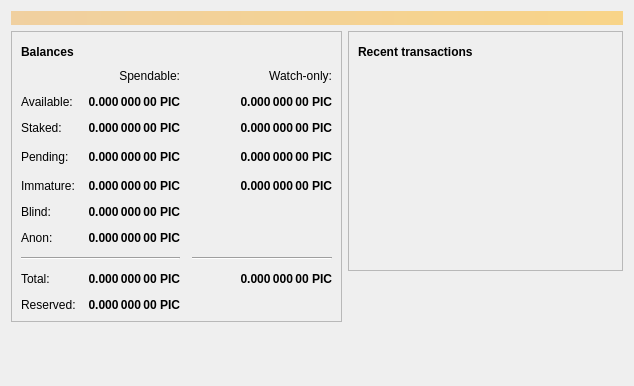
<?xml version="1.0" encoding="UTF-8"?>
<ui version="4.0">
 <class>OverviewPage</class>
 <widget class="QWidget" name="OverviewPage">
  <property name="geometry">
   <rect>
    <x>0</x>
    <y>0</y>
    <width>634</width>
    <height>386</height>
   </rect>
  </property>
  <property name="windowTitle">
   <string>Form</string>
  </property>
  <layout class="QVBoxLayout" name="topLayout">
   <item>
    <widget class="QLabel" name="labelAlerts">
     <property name="visible">
      <bool>false</bool>
     </property>
     <property name="styleSheet">
      <string notr="true">QLabel { background-color: qlineargradient(x1: 0, y1: 0, x2: 1, y2: 0, stop:0 #F0D0A0, stop:1 #F8D488); color:#000000; }</string>
     </property>
     <property name="wordWrap">
      <bool>true</bool>
     </property>
     <property name="margin">
      <number>3</number>
     </property>
     <property name="textInteractionFlags">
      <set>Qt::TextSelectableByMouse</set>
     </property>
    </widget>
   </item>
   <item>
    <layout class="QHBoxLayout" name="horizontalLayout" stretch="1,1">
     <item>
      <layout class="QVBoxLayout" name="verticalLayout_2">
       <item>
        <widget class="QFrame" name="frame">
         <property name="frameShape">
          <enum>QFrame::StyledPanel</enum>
         </property>
         <property name="frameShadow">
          <enum>QFrame::Raised</enum>
         </property>
         <layout class="QVBoxLayout" name="verticalLayout_4">
          <item>
           <layout class="QHBoxLayout" name="horizontalLayout_4">
            <item>
             <widget class="QLabel" name="label_5">
              <property name="font">
               <font>
                <weight>75</weight>
                <bold>true</bold>
               </font>
              </property>
              <property name="text">
               <string>Balances</string>
              </property>
             </widget>
            </item>
            <item>
             <widget class="QPushButton" name="labelWalletStatus">
              <property name="enabled">
               <bool>true</bool>
              </property>
              <property name="maximumSize">
               <size>
                <width>30</width>
                <height>16777215</height>
               </size>
              </property>
              <property name="toolTip">
               <string>The displayed information may be out of date. Your wallet automatically synchronizes with the ProInvestCoin network after a connection is established, but this process has not completed yet.</string>
              </property>
              <property name="text">
               <string/>
              </property>
              <property name="icon">
               <iconset>
                <normaloff>:/icons/warning</normaloff>
                <disabledoff>:/icons/warning</disabledoff>:/icons/warning</iconset>
              </property>
              <property name="iconSize">
               <size>
                <width>24</width>
                <height>24</height>
               </size>
              </property>
              <property name="flat">
               <bool>true</bool>
              </property>
             </widget>
            </item>
            <item>
             <spacer name="horizontalSpacer_3">
              <property name="orientation">
               <enum>Qt::Horizontal</enum>
              </property>
              <property name="sizeHint" stdset="0">
               <size>
                <width>40</width>
                <height>20</height>
               </size>
              </property>
             </spacer>
            </item>
           </layout>
          </item>
          <item>
           <layout class="QGridLayout" name="gridLayout">
            <property name="spacing">
             <number>12</number>
            </property>
            <item row="2" column="1">
             <widget class="QLabel" name="labelStaked">
              <property name="font">
               <font>
                <weight>75</weight>
                <bold>true</bold>
               </font>
              </property>
              <property name="cursor">
               <cursorShape>IBeamCursor</cursorShape>
              </property>
              <property name="toolTip">
               <string>Your current staked balance</string>
              </property>
              <property name="text">
               <string notr="true">0.000 000 00 PIC</string>
              </property>
              <property name="alignment">
               <set>Qt::AlignRight|Qt::AlignTrailing|Qt::AlignVCenter</set>
              </property>
              <property name="textInteractionFlags">
               <set>Qt::LinksAccessibleByMouse|Qt::TextSelectableByKeyboard|Qt::TextSelectableByMouse</set>
              </property>
             </widget>
            </item>
            <item row="2" column="2">
             <widget class="QLabel" name="labelWatchStaked">
              <property name="font">
               <font>
                <weight>75</weight>
                <bold>true</bold>
               </font>
              </property>
              <property name="cursor">
               <cursorShape>IBeamCursor</cursorShape>
              </property>
              <property name="toolTip">
               <string>Your current watch-only staked balance</string>
              </property>
              <property name="text">
               <string notr="true">0.000 000 00 PIC</string>
              </property>
              <property name="alignment">
               <set>Qt::AlignRight|Qt::AlignTrailing|Qt::AlignVCenter</set>
              </property>
              <property name="textInteractionFlags">
               <set>Qt::LinksAccessibleByMouse|Qt::TextSelectableByKeyboard|Qt::TextSelectableByMouse</set>
              </property>
             </widget>
            </item>
            <item row="4" column="2">
             <widget class="QLabel" name="labelWatchImmature">
              <property name="font">
               <font>
                <weight>75</weight>
                <bold>true</bold>
               </font>
              </property>
              <property name="cursor">
               <cursorShape>IBeamCursor</cursorShape>
              </property>
              <property name="toolTip">
               <string>Mined balance in watch-only addresses that has not yet matured</string>
              </property>
              <property name="text">
               <string notr="true">0.000 000 00 PIC</string>
              </property>
              <property name="alignment">
               <set>Qt::AlignRight|Qt::AlignTrailing|Qt::AlignVCenter</set>
              </property>
              <property name="textInteractionFlags">
               <set>Qt::LinksAccessibleByMouse|Qt::TextSelectableByKeyboard|Qt::TextSelectableByMouse</set>
              </property>
             </widget>
            </item>
            <item row="3" column="3">
             <spacer name="horizontalSpacer_2">
              <property name="orientation">
               <enum>Qt::Horizontal</enum>
              </property>
              <property name="sizeHint" stdset="0">
               <size>
                <width>40</width>
                <height>20</height>
               </size>
              </property>
             </spacer>
            </item>
            <item row="4" column="1">
             <widget class="QLabel" name="labelImmature">
              <property name="font">
               <font>
                <weight>75</weight>
                <bold>true</bold>
               </font>
              </property>
              <property name="cursor">
               <cursorShape>IBeamCursor</cursorShape>
              </property>
              <property name="toolTip">
               <string>Mined balance that has not yet matured</string>
              </property>
              <property name="text">
               <string notr="true">0.000 000 00 PIC</string>
              </property>
              <property name="alignment">
               <set>Qt::AlignRight|Qt::AlignTrailing|Qt::AlignVCenter</set>
              </property>
              <property name="textInteractionFlags">
               <set>Qt::LinksAccessibleByMouse|Qt::TextSelectableByKeyboard|Qt::TextSelectableByMouse</set>
              </property>
             </widget>
            </item>
            <item row="3" column="2">
             <widget class="QLabel" name="labelWatchPending">
              <property name="font">
               <font>
                <weight>75</weight>
                <bold>true</bold>
               </font>
              </property>
              <property name="cursor">
               <cursorShape>IBeamCursor</cursorShape>
              </property>
              <property name="toolTip">
               <string>Unconfirmed transactions to watch-only addresses</string>
              </property>
              <property name="text">
               <string notr="true">0.000 000 00 PIC</string>
              </property>
              <property name="alignment">
               <set>Qt::AlignRight|Qt::AlignTrailing|Qt::AlignVCenter</set>
              </property>
              <property name="textInteractionFlags">
               <set>Qt::LinksAccessibleByMouse|Qt::TextSelectableByKeyboard|Qt::TextSelectableByMouse</set>
              </property>
             </widget>
            </item>
            <item row="3" column="1">
             <widget class="QLabel" name="labelUnconfirmed">
              <property name="font">
               <font>
                <weight>75</weight>
                <bold>true</bold>
               </font>
              </property>
              <property name="cursor">
               <cursorShape>IBeamCursor</cursorShape>
              </property>
              <property name="toolTip">
               <string>Total of transactions that have yet to be confirmed, and do not yet count toward the spendable balance</string>
              </property>
              <property name="text">
               <string notr="true">0.000 000 00 PIC</string>
              </property>
              <property name="alignment">
               <set>Qt::AlignRight|Qt::AlignTrailing|Qt::AlignVCenter</set>
              </property>
              <property name="textInteractionFlags">
               <set>Qt::LinksAccessibleByMouse|Qt::TextSelectableByKeyboard|Qt::TextSelectableByMouse</set>
              </property>
             </widget>
            </item>
            <item row="2" column="0">
             <widget class="QLabel" name="labelStakedText">
              <property name="text">
               <string>Staked:</string>
              </property>
             </widget>
            </item>
            <item row="7" column="2">
             <widget class="Line" name="lineWatchBalance">
              <property name="sizePolicy">
               <sizepolicy hsizetype="Preferred" vsizetype="Fixed">
                <horstretch>0</horstretch>
                <verstretch>0</verstretch>
               </sizepolicy>
              </property>
              <property name="minimumSize">
               <size>
                <width>140</width>
                <height>0</height>
               </size>
              </property>
              <property name="orientation">
               <enum>Qt::Horizontal</enum>
              </property>
             </widget>
            </item>
            <item row="8" column="2">
             <widget class="QLabel" name="labelWatchTotal">
              <property name="font">
               <font>
                <weight>75</weight>
                <bold>true</bold>
               </font>
              </property>
              <property name="cursor">
               <cursorShape>IBeamCursor</cursorShape>
              </property>
              <property name="toolTip">
               <string>Current total balance in watch-only addresses</string>
              </property>
              <property name="text">
               <string notr="true">0.000 000 00 PIC</string>
              </property>
              <property name="alignment">
               <set>Qt::AlignRight|Qt::AlignTrailing|Qt::AlignVCenter</set>
              </property>
              <property name="textInteractionFlags">
               <set>Qt::LinksAccessibleByMouse|Qt::TextSelectableByKeyboard|Qt::TextSelectableByMouse</set>
              </property>
             </widget>
            </item>
            <item row="8" column="0">
             <widget class="QLabel" name="labelTotalText">
              <property name="text">
               <string>Total:</string>
              </property>
             </widget>
            </item>
            <item row="8" column="1">
             <widget class="QLabel" name="labelTotal">
              <property name="font">
               <font>
                <weight>75</weight>
                <bold>true</bold>
               </font>
              </property>
              <property name="cursor">
               <cursorShape>IBeamCursor</cursorShape>
              </property>
              <property name="toolTip">
               <string>Your current total balance</string>
              </property>
              <property name="text">
               <string notr="true">0.000 000 00 PIC</string>
              </property>
              <property name="alignment">
               <set>Qt::AlignRight|Qt::AlignTrailing|Qt::AlignVCenter</set>
              </property>
              <property name="textInteractionFlags">
               <set>Qt::LinksAccessibleByMouse|Qt::TextSelectableByKeyboard|Qt::TextSelectableByMouse</set>
              </property>
             </widget>
            </item>
            <item row="0" column="2">
             <widget class="QLabel" name="labelWatchonly">
              <property name="text">
               <string>Watch-only:</string>
              </property>
              <property name="alignment">
               <set>Qt::AlignRight|Qt::AlignTrailing|Qt::AlignVCenter</set>
              </property>
             </widget>
            </item>
            <item row="7" column="0" colspan="2">
             <widget class="Line" name="line">
              <property name="orientation">
               <enum>Qt::Horizontal</enum>
              </property>
             </widget>
            </item>
            <item row="1" column="0">
             <widget class="QLabel" name="labelBalanceText">
              <property name="text">
               <string>Available:</string>
              </property>
             </widget>
            </item>
            <item row="4" column="0">
             <widget class="QLabel" name="labelImmatureText">
              <property name="text">
               <string>Immature:</string>
              </property>
             </widget>
            </item>
            <item row="1" column="2">
             <widget class="QLabel" name="labelWatchAvailable">
              <property name="font">
               <font>
                <weight>75</weight>
                <bold>true</bold>
               </font>
              </property>
              <property name="cursor">
               <cursorShape>IBeamCursor</cursorShape>
              </property>
              <property name="toolTip">
               <string>Your current balance in watch-only addresses</string>
              </property>
              <property name="text">
               <string notr="true">0.000 000 00 PIC</string>
              </property>
              <property name="alignment">
               <set>Qt::AlignRight|Qt::AlignTrailing|Qt::AlignVCenter</set>
              </property>
              <property name="textInteractionFlags">
               <set>Qt::LinksAccessibleByMouse|Qt::TextSelectableByKeyboard|Qt::TextSelectableByMouse</set>
              </property>
             </widget>
            </item>
            <item row="3" column="0">
             <widget class="QLabel" name="labelPendingText">
              <property name="text">
               <string>Pending:</string>
              </property>
             </widget>
            </item>
            <item row="0" column="1">
             <widget class="QLabel" name="labelSpendable">
              <property name="text">
               <string>Spendable:</string>
              </property>
              <property name="alignment">
               <set>Qt::AlignRight|Qt::AlignTrailing|Qt::AlignVCenter</set>
              </property>
             </widget>
            </item>
            <item row="5" column="0">
             <widget class="QLabel" name="labelBlindBalanceText">
              <property name="text">
               <string>Blind:</string>
              </property>
             </widget>
            </item>
            <item row="5" column="1">
             <widget class="QLabel" name="labelBlindBalance">
              <property name="font">
               <font>
                <weight>75</weight>
                <bold>true</bold>
               </font>
              </property>
              <property name="cursor">
               <cursorShape>IBeamCursor</cursorShape>
              </property>
              <property name="toolTip">
               <string>Your current spendable blinded balance</string>
              </property>
              <property name="text">
               <string notr="true">0.000 000 00 PIC</string>
              </property>
              <property name="alignment">
               <set>Qt::AlignRight|Qt::AlignTrailing|Qt::AlignVCenter</set>
              </property>
              <property name="textInteractionFlags">
               <set>Qt::LinksAccessibleByMouse|Qt::TextSelectableByKeyboard|Qt::TextSelectableByMouse</set>
              </property>
             </widget>
            </item>
            <item row="6" column="0">
             <widget class="QLabel" name="labelAnonText">
              <property name="text">
               <string>Anon:</string>
              </property>
             </widget>
            </item>
            <item row="6" column="1">
             <widget class="QLabel" name="labelAnonBalance">
              <property name="font">
               <font>
                <weight>75</weight>
                <bold>true</bold>
               </font>
              </property>
              <property name="cursor">
               <cursorShape>IBeamCursor</cursorShape>
              </property>
              <property name="toolTip">
               <string>Your current spendable anon balance</string>
              </property>
              <property name="text">
               <string notr="true">0.000 000 00 PIC</string>
              </property>
              <property name="alignment">
               <set>Qt::AlignRight|Qt::AlignTrailing|Qt::AlignVCenter</set>
              </property>
              <property name="textInteractionFlags">
               <set>Qt::LinksAccessibleByMouse|Qt::TextSelectableByKeyboard|Qt::TextSelectableByMouse</set>
              </property>
             </widget>
            </item>
            <item row="1" column="1">
             <widget class="QLabel" name="labelBalance">
              <property name="font">
               <font>
                <weight>75</weight>
                <bold>true</bold>
               </font>
              </property>
              <property name="cursor">
               <cursorShape>IBeamCursor</cursorShape>
              </property>
              <property name="toolTip">
               <string>Your current spendable balance</string>
              </property>
              <property name="text">
               <string notr="true">0.000 000 00 PIC</string>
              </property>
              <property name="alignment">
               <set>Qt::AlignRight|Qt::AlignTrailing|Qt::AlignVCenter</set>
              </property>
              <property name="textInteractionFlags">
               <set>Qt::LinksAccessibleByMouse|Qt::TextSelectableByKeyboard|Qt::TextSelectableByMouse</set>
              </property>
             </widget>
            </item>
            <item row="9" column="0">
             <widget class="QLabel" name="labelReservedText">
              <property name="text">
               <string>Reserved:</string>
              </property>
             </widget>
            </item>
            <item row="9" column="1">
             <widget class="QLabel" name="labelReserved">
              <property name="font">
               <font>
                <weight>75</weight>
                <bold>true</bold>
               </font>
              </property>
              <property name="cursor">
               <cursorShape>IBeamCursor</cursorShape>
              </property>
              <property name="toolTip">
               <string>Your current spendable balance</string>
              </property>
              <property name="text">
               <string notr="true">0.000 000 00 PIC</string>
              </property>
              <property name="alignment">
               <set>Qt::AlignRight|Qt::AlignTrailing|Qt::AlignVCenter</set>
              </property>
              <property name="textInteractionFlags">
               <set>Qt::LinksAccessibleByMouse|Qt::TextSelectableByKeyboard|Qt::TextSelectableByMouse</set>
              </property>
             </widget>
            </item>
           </layout>
          </item>
         </layout>
        </widget>
       </item>
       <item>
        <spacer name="verticalSpacer">
         <property name="orientation">
          <enum>Qt::Vertical</enum>
         </property>
         <property name="sizeHint" stdset="0">
          <size>
           <width>20</width>
           <height>40</height>
          </size>
         </property>
        </spacer>
       </item>
      </layout>
     </item>
     <item>
      <layout class="QVBoxLayout" name="verticalLayout_3">
       <item>
        <widget class="QFrame" name="frame_2">
         <property name="frameShape">
          <enum>QFrame::StyledPanel</enum>
         </property>
         <property name="frameShadow">
          <enum>QFrame::Raised</enum>
         </property>
         <layout class="QVBoxLayout" name="verticalLayout">
          <item>
           <layout class="QHBoxLayout" name="horizontalLayout_2">
            <item>
             <widget class="QLabel" name="label_4">
              <property name="font">
               <font>
                <weight>75</weight>
                <bold>true</bold>
               </font>
              </property>
              <property name="text">
               <string>Recent transactions</string>
              </property>
             </widget>
            </item>
            <item>
             <widget class="QPushButton" name="labelTransactionsStatus">
              <property name="enabled">
               <bool>true</bool>
              </property>
              <property name="maximumSize">
               <size>
                <width>30</width>
                <height>16777215</height>
               </size>
              </property>
              <property name="toolTip">
               <string>The displayed information may be out of date. Your wallet automatically synchronizes with the ProInvestCoin network after a connection is established, but this process has not completed yet.</string>
              </property>
              <property name="text">
               <string/>
              </property>
              <property name="icon">
               <iconset>
                <normaloff>:/icons/warning</normaloff>
                <disabledoff>:/icons/warning</disabledoff>:/icons/warning</iconset>
              </property>
              <property name="iconSize">
               <size>
                <width>24</width>
                <height>24</height>
               </size>
              </property>
              <property name="flat">
               <bool>true</bool>
              </property>
             </widget>
            </item>
            <item>
             <spacer name="horizontalSpacer">
              <property name="orientation">
               <enum>Qt::Horizontal</enum>
              </property>
              <property name="sizeHint" stdset="0">
               <size>
                <width>40</width>
                <height>20</height>
               </size>
              </property>
             </spacer>
            </item>
           </layout>
          </item>
          <item>
           <widget class="QListView" name="listTransactions">
            <property name="styleSheet">
             <string notr="true">QListView { background: transparent; }</string>
            </property>
            <property name="frameShape">
             <enum>QFrame::NoFrame</enum>
            </property>
            <property name="verticalScrollBarPolicy">
             <enum>Qt::ScrollBarAlwaysOff</enum>
            </property>
            <property name="horizontalScrollBarPolicy">
             <enum>Qt::ScrollBarAlwaysOff</enum>
            </property>
            <property name="selectionMode">
             <enum>QAbstractItemView::NoSelection</enum>
            </property>
           </widget>
          </item>
         </layout>
        </widget>
       </item>
       <item>
        <spacer name="verticalSpacer_2">
         <property name="orientation">
          <enum>Qt::Vertical</enum>
         </property>
         <property name="sizeHint" stdset="0">
          <size>
           <width>20</width>
           <height>40</height>
          </size>
         </property>
        </spacer>
       </item>
      </layout>
     </item>
    </layout>
   </item>
  </layout>
 </widget>
 <resources/>
 <connections/>
</ui>
